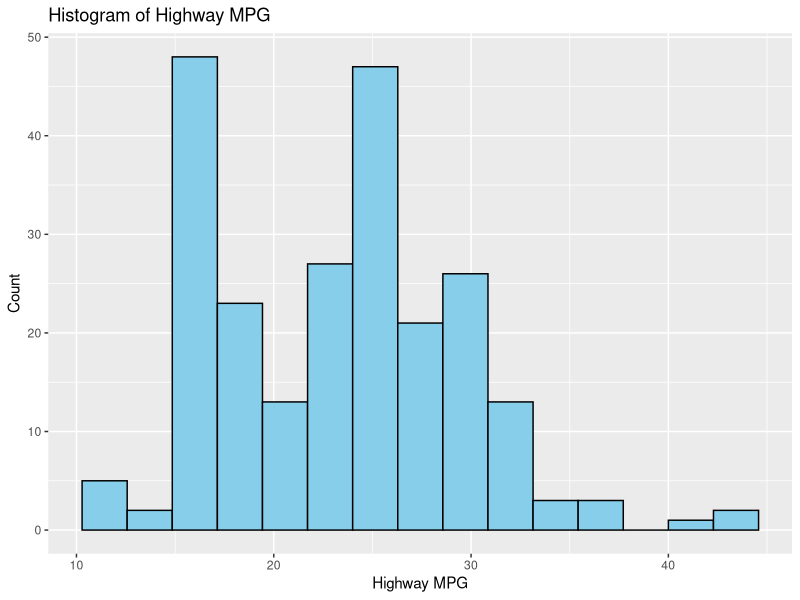
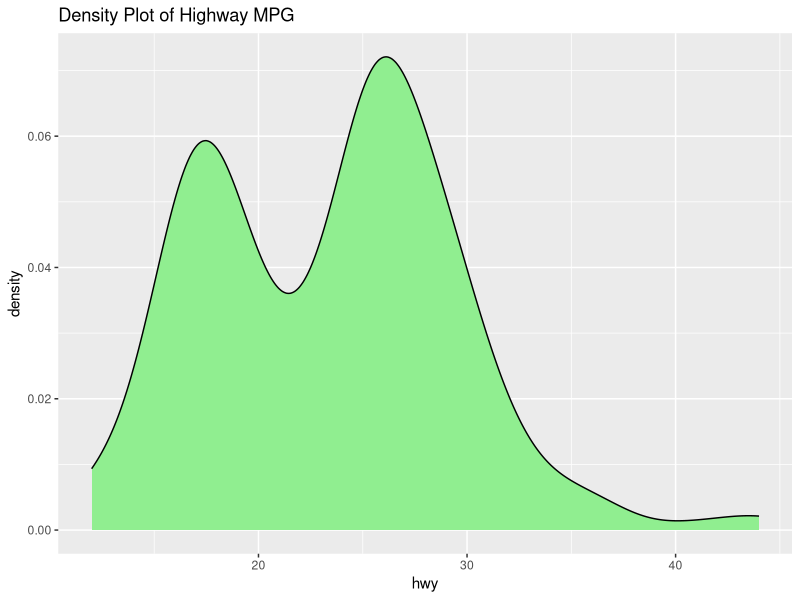
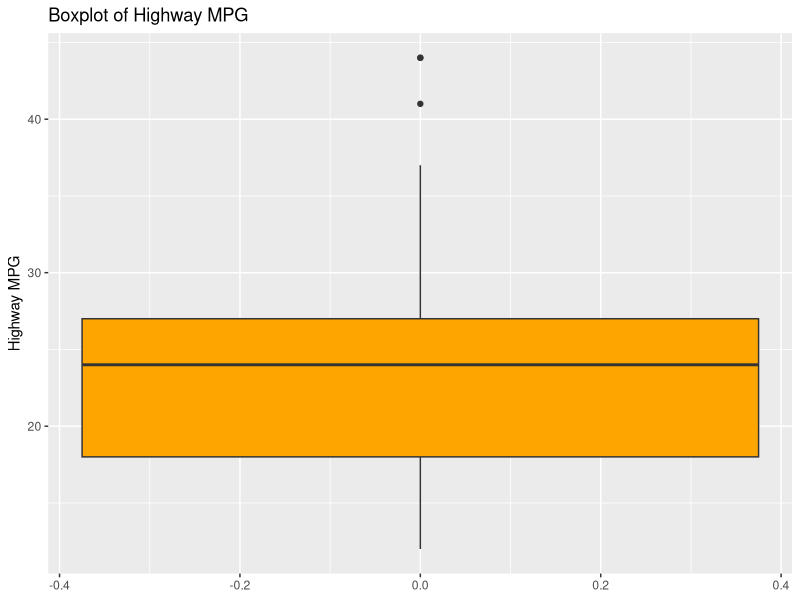
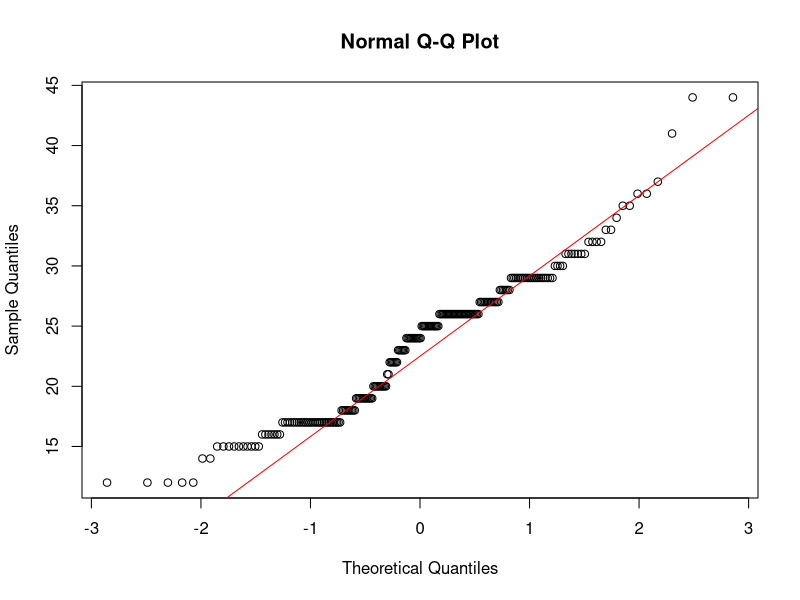
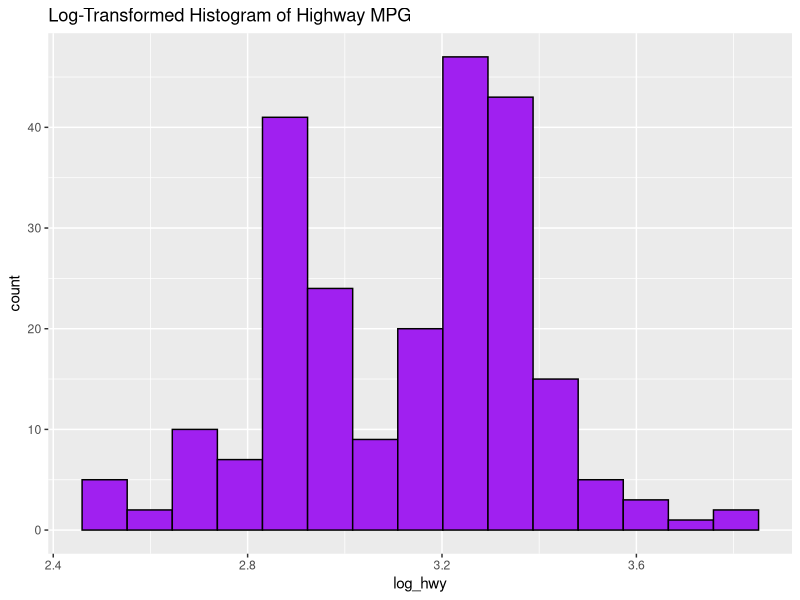

Here is the R script that generated these plots, in order:
## ---- chunk 1
knitr::opts_chunk$set(echo = TRUE, warning = FALSE, message = FALSE)
library(tidyverse)
library(ggplot2)
library(e1071)  # For skewness and kurtosis
## ---- chunk 2
data <- mpg
summary(data$hwy)
## ---- chunk 3
ggplot(data, aes(x = hwy)) +
  geom_histogram(bins = 15, fill = 'skyblue', color = 'black') +
  labs(title = "Histogram of Highway MPG", x = "Highway MPG", y = "Count")
## ---- chunk 4
ggplot(data, aes(x = hwy)) +
  geom_density(fill = 'lightgreen') +
  labs(title = "Density Plot of Highway MPG")
## ---- chunk 5
ggplot(data, aes(y = hwy)) +
  geom_boxplot(fill = 'orange') +
  labs(title = "Boxplot of Highway MPG", y = "Highway MPG")
## ---- chunk 6
hwy_stats <- data %>%
  summarise(
    mean = mean(hwy),
    median = median(hwy),
    sd = sd(hwy),
    skewness = skewness(hwy),
    kurtosis = kurtosis(hwy)
  )
hwy_stats
## ---- chunk 7
qqnorm(data$hwy)
qqline(data$hwy, col = "red")
## ---- chunk 8
data <- data %>% mutate(log_hwy = log(hwy))
ggplot(data, aes(x = log_hwy)) +
  geom_histogram(bins = 15, fill = 'purple', color = 'black') +
  labs(title = "Log-Transformed Histogram of Highway MPG")
